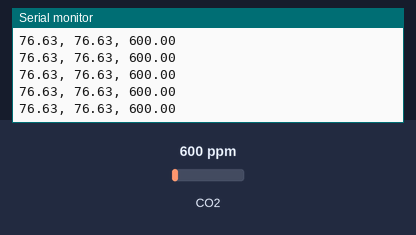
Bench run of a sketch on a simulated Arduino Uno, built with avr-gcc and run on an emulated ATmega328P. Parts: the last lines printed to the serial monitor. Inputs (shaded band) come from the test bench; at power-on: CO2 600 ppm.

Above: at 1.2 s.
1.3 s: CO2 set to 452 ppm
At 1.57 s:
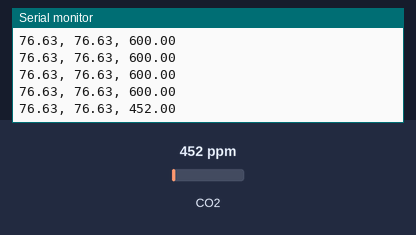
2.8 s: CO2 set to 1050 ppm
At 2.98 s:
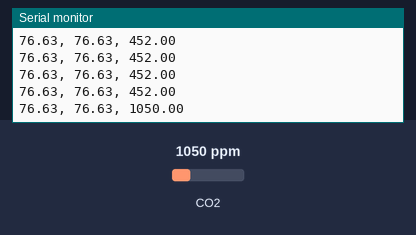
Timing chart, 0 to 5.8 s (numbered marks = the images above; inputs shaded):
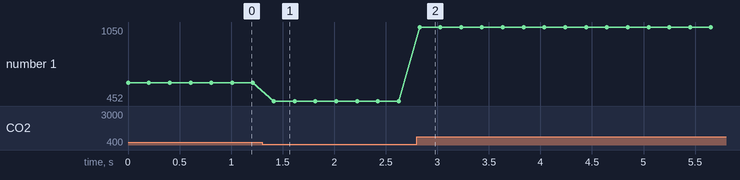

The sketch:

IOT_GAS_SENSOR.ino
```cpp
/* Connection pins:

Arduino       MQ-135
  A0            A0
 +5V            VCC
 GND            GND

*/

#include "MQ135.h"

int analogPin = 0;
int inPin = 7;

MQ135 gasSensor = MQ135(analogPin);


//#define RZEROC 310 // 76.63

int i = 0;

double result;
double rzero;

void setup() {
  Serial.begin(9600);
  pinMode(inPin, INPUT);
}

void loop() {

 if (i==0) {
   rzero = gasSensor.getRZero(); // float
 }
 if (i>0) {
   result = gasSensor.getRZero();
   rzero = (rzero + result)/2;
  }
  float ppm = gasSensor.getPPM();

  Serial.print(rzero);
  Serial.print(", ");
  Serial.print(result);
  Serial.print(", ");
  Serial.print(ppm);
  //Serial.println(" ppm");
  Serial.print("\n");
  i++;
  delay(200);
}
```

Measured:
- after the input at 1.3 s, the serial monitor: prints a new line after 0.11 s (image 1)
- after the input at 2.8 s, the serial monitor: prints a new line at once (image 2)
- plotted number 1: 600 → 452 after the input at 1.3 s, 452 → 1050 after the input at 2.8 s
